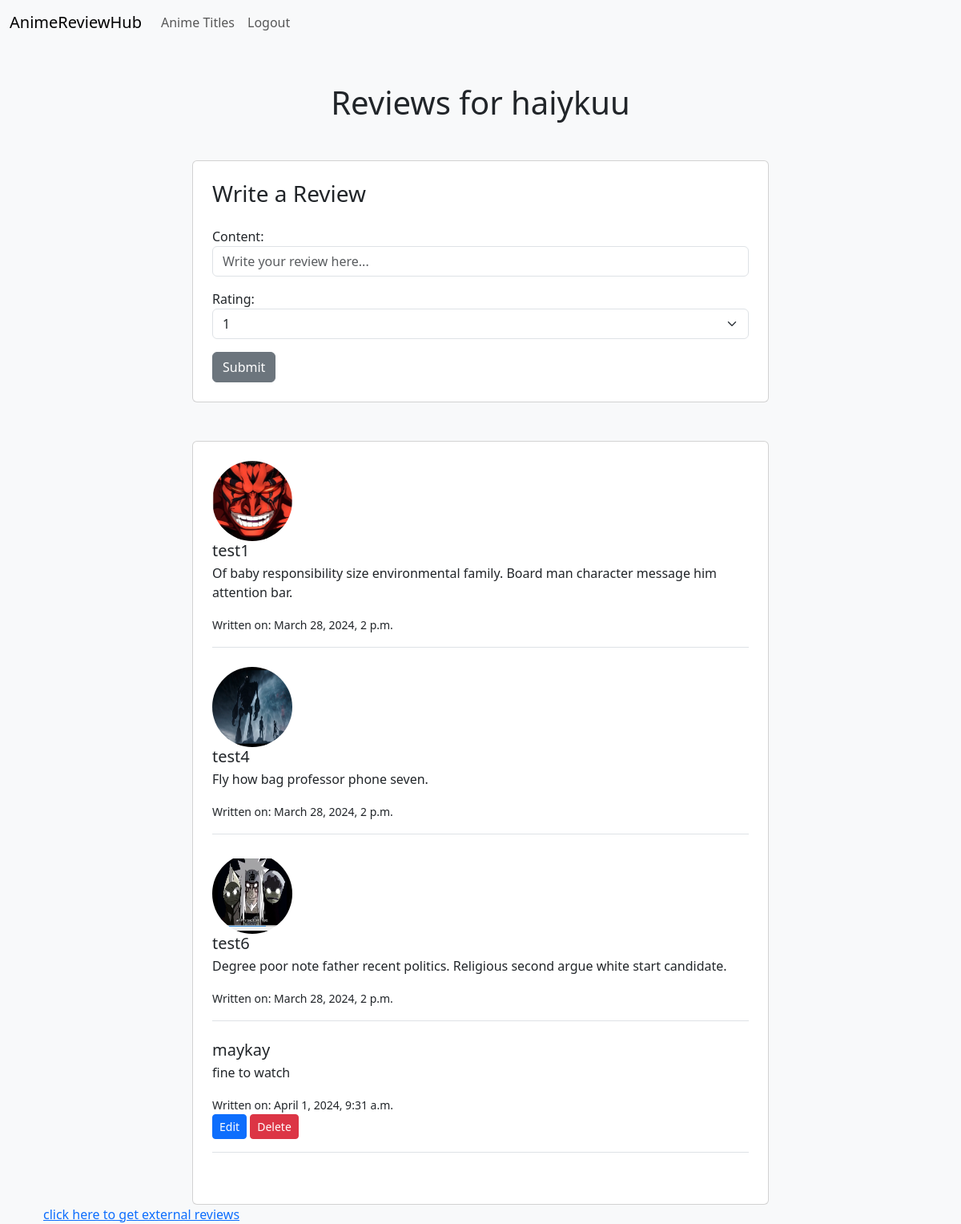
Page /api/animetitle/anime-reviews-list/7/ (signed in) on the committed database.
### AnimeTitles/models.py (models this page shows)
class AnimeTitle(models.Model):
    title = models.CharField(max_length=50)
    genres = models.ManyToManyField(Genre, through='AnimeGenre')
    description = models.TextField()
    release_date = models.DateField()
    image = models.ImageField(upload_to='anime_images/', null=True, blank=True)
    def __str__(self):
        return self.title

### Reviews/models.py (models this page shows, shortened)
class Review(models.Model):
    author = models.ForeignKey(User, on_delete=models.CASCADE)
    anime_title = models.ForeignKey(AnimeTitle, on_delete=models.CASCADE, null=True)
    content = models.TextField()
    created_at = models.DateTimeField(default=timezone.now)
    updated_at = models.DateTimeField(auto_now=True)
    class Meta:
        unique_together = ('author', 'anime_title')

### Users/models.py (models this page shows, shortened)
class Profile(models.Model):
    user = models.OneToOneField(User, on_delete=models.CASCADE)
    profile_pic = models.ImageField(upload_to='profile_pic/', null=True, blank=True)
    bio = models.TextField(max_length=500, blank=True)
    location = models.CharField(max_length=100, blank=True)

### AnimeTitles/views.py (the view)
# urls.py: path('anime-reviews-list/<int:anime_title_id>/', anime_reviews_list, name='anime-reviews-list'),
def anime_reviews_list(request, anime_title_id):
    anime_title = AnimeTitle.objects.get(pk=anime_title_id)
    reviews = Review.objects.filter(anime_title=anime_title)
    if request.method == 'POST':
        review_form = ReviewForm(request.POST)
        rating_form = RatingForm(request.POST)
        if review_form.is_valid() and rating_form.is_valid():
            author = request.user
            anime_title = anime_title
            content = review_form.cleaned_data['content']
            existing_review = Review.objects.filter(author=author, anime_title=anime_title).first()
            if existing_review:
                messages.success(request, 'You have already reviewed this anime.')
                return render(request, 'anime_reviews_list.html', {'anime_title': anime_title,
                                                                    'review_form': review_form,
                                                                    'rating_form': rating_form,
                                                                    'reviews': reviews,
                                                                    'error_message': 'You have already reviewed this anime.'})
            try:
                new_review = review_form.save(commit=False)
                new_review.author = author
                new_review.anime_title = anime_title
                new_review.save()
                rating = rating_form.save(commit=False)
                rating.review = new_review
                rating.user = author
                rating.save()
                messages.success(request, 'review created successfully!.')
                return redirect('anime-reviews-list', anime_title_id=anime_title_id)
            except IntegrityError:
                return render(request, 'anime_reviews_list.html', {'anime_title': anime_title,
                                                                    'review_form': review_form,
                                                                    'rating_form': rating_form,
                                                                    'reviews': reviews,
                                                                    'error_message': 'Failed to create review due to database error.'})
    else:
        review_form = ReviewForm()
        rating_form = RatingForm()
    return render(request, 'anime_reviews_list.html', {'anime_title': anime_title,
                                                       'review_form': review_form,
                                                       'rating_form': rating_form,
                                                       'reviews': reviews})

### Reviews/forms.py
class ReviewForm(forms.ModelForm):
    content = forms.CharField(
        widget=forms.Textarea(attrs={'class': 'form-control', 'placeholder': 'Write your review here...'})
    )
    class Meta:
        model = Review
        fields = ['content']

class RatingForm(forms.ModelForm):
    rating = forms.ChoiceField(
        choices=[(i, i) for i in range(1, 6)],
        widget=forms.Select(attrs={'class': 'form-select'})
    )
    class Meta:from django import forms

### AnimeTitles/templates/anime_reviews_list.html (shortened to what this page needs)
{% extends 'base.html' %}
{% block content %}
{% load static %}
<body style="background-color: #f8f9fa;">
    <div class="container">
        <h1 class="text-center mt-5">Reviews for {{ anime_title }}</h1>
        <div class="row justify-content-center mt-5">
            <div class="col-lg-8">
                <div class="card p-4">
                    <h3 class="mb-4">Write a Review</h3>
                    <form method="post" id="reviewForm">
                        {{ review_form.as_p }}
                        {{ rating_form.as_p }}
                        <button id="submitButton" class='btn btn-secondary' type="submit">Submit</button>
                    </form>
                </div>
            </div>
        </div>
        <div class="row justify-content-center mt-5">
            <div class="col-lg-8">
                <div class="card p-4">
                    <ul class="list-unstyled">
                        {% for review in reviews %}
                            <li class="media mb-4 border-bottom pb-3">
                                {% if review.author.profile.profile_pic %}
                                    <img src="{{ review.author.profile.profile_pic.url }}" alt="User Image" class="mr-3 rounded-circle" width="100" height="100">
                                {% endif %}
                                <div class="media-body">
                                    <h5 class="mt-0 mb-1">{{ review.author.username }}</h5>
                                    <p>{{ review.content }}</p>
                                    <small>Written on: {{ review.created_at }}</small>
                                    <br>
                                    {% if request.user == review.author %}
                                        <a href="{% url 'anime-reviews-update' review.id %}" class="btn btn-sm btn-primary">Edit</a>
                                        <a href="{% url 'anime-review-delete' review.id %}" class="btn btn-sm btn-danger">Delete</a>
                                    {% endif %}
                                </div>
                            </li>
                        {% empty %}
                            <li>No reviews available.</li>
                        {% endfor %}
                    </ul>
                </div>
            </div>
        </div>
        <div>
            <a href="{% url 'external-source' %}">click here to get external reviews</a>
        </div>
    </div>
</body>
{% endblock %}

### rows in the picture
AnimeTitle: title "haiykuu"
Review: author.profile.profile_pic (picture), author.username "test1", content "Of baby responsibility size environmental family. Board man character message him attention bar.", created_at "March 28, 2024, 2 p.m."
Review: author.profile.profile_pic (picture), author.username "test4", content "Fly how bag professor phone seven.", created_at "March 28, 2024, 2 p.m."
Review: author.profile.profile_pic (picture), author.username "test6", content "Degree poor note father recent politics. Religious second argue white start candidate.", created_at "March 28, 2024, 2 p.m."
Review: author.username "maykay", content "fine to watch", created_at "April 1, 2024, 9:31 a.m.", shows "Edit"
